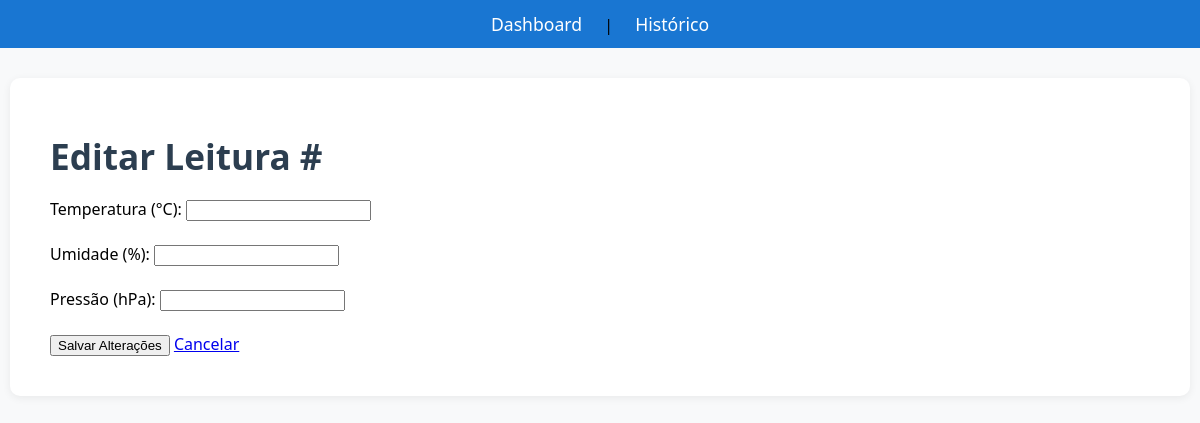
The page /leituras/27 on the database as committed earlier.
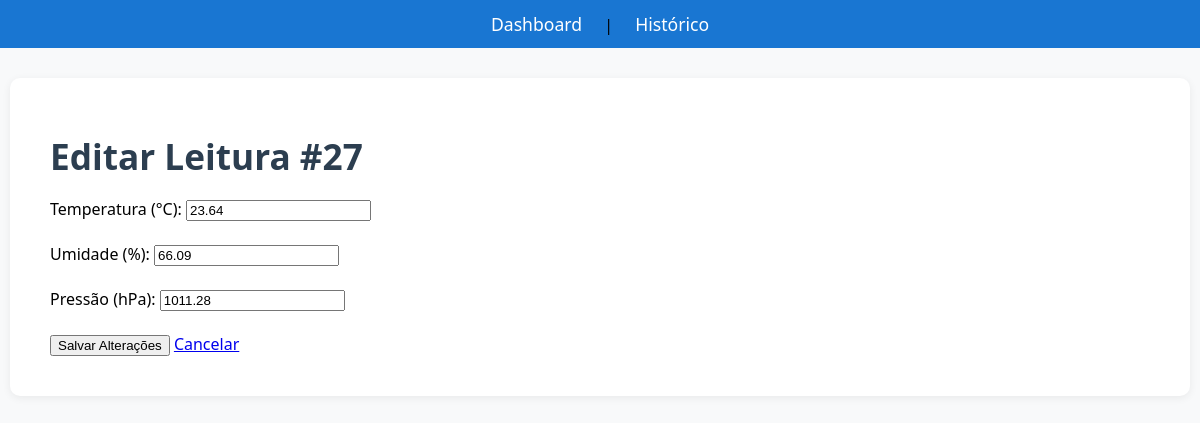
The same page on the database as committed later.
### tables this page shows
CREATE TABLE leituras (
    id INTEGER PRIMARY KEY AUTOINCREMENT,
    temperatura REAL NOT NULL,
    umidade REAL NOT NULL,
    pressao REAL,
    localizacao TEXT DEFAULT 'Lab',
    timestamp DATETIME DEFAULT (datetime('now', 'localtime'))
);

### src/app.py (the view, shortened to what this page needs)
@app.route('/leituras/<int:id>', methods=['GET', 'PUT', 'DELETE'])
def gerenciar_leitura(id):
    if request.method == 'GET':
        leitura = database.buscar_leitura(id)
        return render_template('editar.html', leitura=leitura)

### src/database.py (called while the page is built)
def get_db_connection():
    conn = sqlite3.connect('dados.db', timeout=10)
    conn.execute('PRAGMA journal_mode=WAL')
    conn.execute('PRAGMA busy_timeout=5000')
    conn.row_factory = sqlite3.Row
    return conn

def buscar_leitura(id):
    conn = get_db_connection()
    leitura = conn.execute('SELECT * FROM leituras WHERE id = ?', (id,)).fetchone()
    conn.close()
    return leitura

### src/templates/editar.html (shortened to what this page needs)
{% extends "base.html" %}
{% block content %}
    <h1>Editar Leitura #{{ leitura.id }}</h1>
    <form id="editForm">
        <label>Temperatura (°C):</label>
        <input type="number" step="0.01" id="temp" value="{{ leitura.temperatura }}" required><br><br>
        <label>Umidade (%):</label>
        <input type="number" step="0.01" id="umid" value="{{ leitura.umidade }}" required><br><br>
        <label>Pressão (hPa):</label>
        <input type="number" step="0.01" id="pressao" value="{{ leitura.pressao }}"><br><br>
        <button type="submit">Salvar Alterações</button>
        <a href="/leituras">Cancelar</a>
    </form>
{% endblock %}

Rows that differ between the two databases and show on the page:
added leituras: id "27", temperatura "23.64", umidade "66.09", pressao "1011.28"
